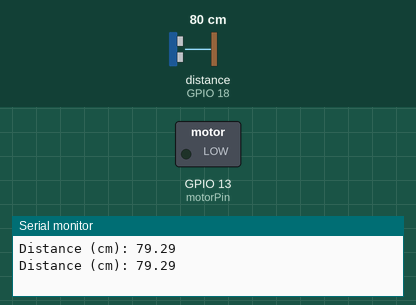
Recording of a sketch running on a simulated ESP32. On the bench: switched loads named in the sketch (green lamp = pin HIGH), the last lines printed to the serial monitor. Wiring (inferred from the names in the program): ultrasonic range finder: trigger GPIO 5; echo GPIO 18. The test bench sets the inputs (shaded band); at power-on: distance to the obstacle (sensor on GPIO 18) 80 cm. The echo pulse lasts 58.3 µs per cm; pins used as bus, display or sensor lines are not drawn.

Above: at 1.8 s.
1.9 s: distance to the obstacle (sensor on GPIO 18) set to 12 cm
3.4 s: distance to the obstacle (sensor on GPIO 18) set to 9 cm
At 4.9 s:
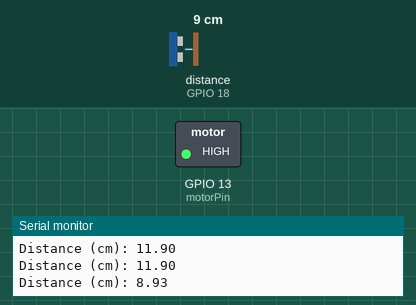
5.5 s: distance to the obstacle (sensor on GPIO 18) set to 18 cm
At 6.5 s:
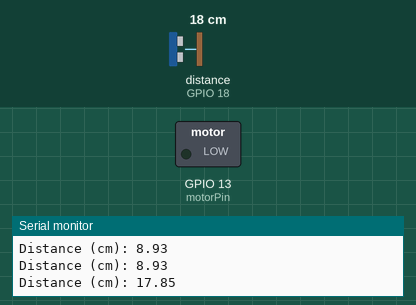
7.5 s: distance to the obstacle (sensor on GPIO 18) set to 2 cm
At 9.3 s:
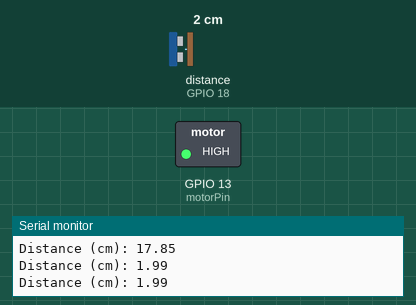
Timing chart, 0 to 10.5 s (numbered marks = the images above; inputs shaded):
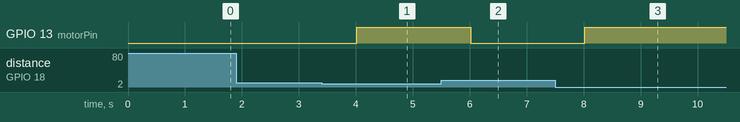

The sketch:

ESP32_Avstandssensor.ino
```cpp
// (licence header left out)
const int trigPin = 5;
const int echoPin = 18;
const int motorPin = 13;

// Definerer Lydens hastighet in cm
#define SOUND_SPEED 0.034

long duration;
float distanceCm;
float distanceInch;

void setup() {
  Serial.begin(115200);             // Starter Seriell Komunikasjon
  pinMode(trigPin, OUTPUT);          // Setter trigPin til Høy
  pinMode(echoPin, INPUT);           // Setter echoPin som input
  pinMode(motorPin, OUTPUT);         // Setter motorPin som Output
}

void loop() {
  // Clearer trigPin
  digitalWrite(trigPin, LOW);
  delayMicroseconds(2);
  // Setter trigPin til HIGH i 10 mikrosekunder
  digitalWrite(trigPin, HIGH);
  delayMicroseconds(10);
  digitalWrite(trigPin, LOW);

  // Leser echoPin, returner lydbølge reiseti i mikrosekunder
  duration = pulseIn(echoPin, HIGH);

  // kalkuler avstand
  distanceCm = duration * SOUND_SPEED / 2;

  // Skriver avstand til Serial Monitor
  Serial.print("Distance (cm): ");
  Serial.println(distanceCm);

  // Sjekk om av stand er mindre enn 10 cm
  if (distanceCm < 10) {
    // Skru på motor hvis avstand er mindre enn 10 cm
    digitalWrite(motorPin, HIGH);
  } else {
    // Skru av motor hvis avstand er mer enn 10 cm
    digitalWrite(motorPin, LOW);
  }

  delay(1000);  // Delay
}
```

Measured:
- the behaviour switches between 11 and 10 cm on distance to the obstacle (sensor on GPIO 18) (found by bisection; images 0 and 1)
- after the input at 3.4 s, GPIO 13 (motorPin): LOW → HIGH after 0.61 s
- after the input at 5.5 s, GPIO 13 (motorPin): HIGH → LOW after 0.52 s
- after the input at 7.5 s, GPIO 13 (motorPin): LOW → HIGH after 0.52 s
